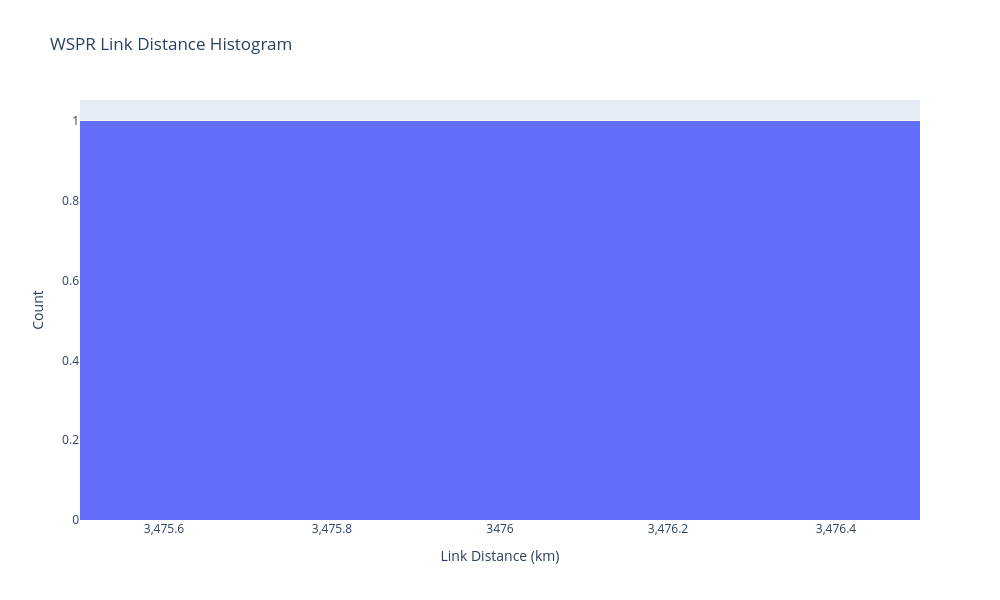

Notebook code cell kept with this figure:
### Markdown cell above
### Histogram of Link Distances

### Code cell
fig = go.Figure(data=[go.Histogram(x=wspr_df_filtered.distance)])
fig.update_layout(
    xaxis_title="Link Distance (km)", yaxis_title="Count", title="WSPR Link Distance Histogram",
    width=1000, height=600
)
fig.show()

### Figure 1 — Plotly figure (JSON) as saved in the notebook; plotly's stock layout.template omitted (floating-point values rounded to 4 significant figures)
{"data": [{"type": "histogram", "x": [3476]}], "layout": {"height": 600, "title": {"text": "WSPR Link Distance Histogram"}, "width": 1000, "xaxis": {"title": {"text": "Link Distance (km)"}}, "yaxis": {"title": {"text": "Count"}}}}
